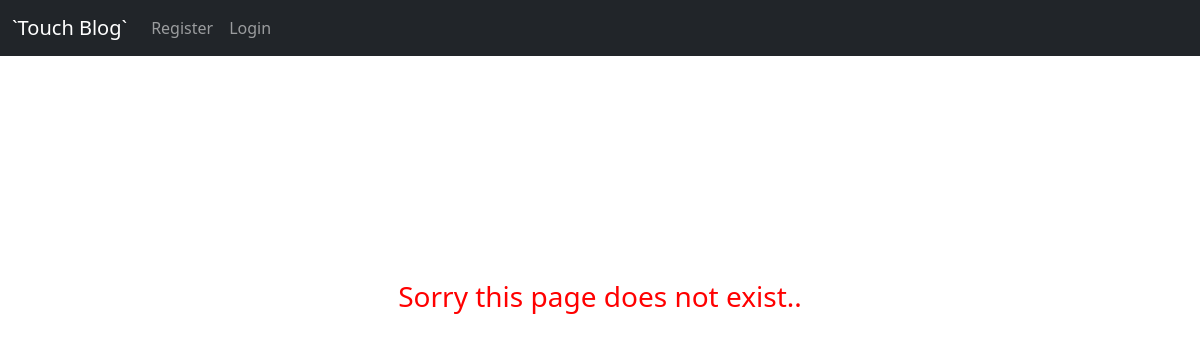
/blog/category/Hosting/, run on an earlier commit of the app's database.
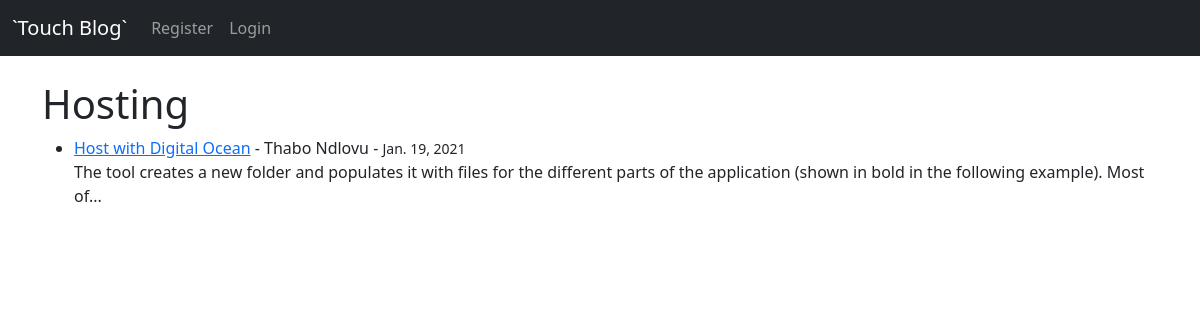
And on a later commit of the database.
### blog/models.py (models this page shows, shortened)
class Post(models.Model):
    title = models.CharField(max_length=255)
    author = models.ForeignKey(User, on_delete=models.CASCADE)
    body = models.TextField()
    post_date = models.DateField(auto_now_add=True)
    category = models.CharField(max_length=255, default='coding')

### blog/views.py (the view)
# urls.py: path('category/<str:cats>/', CategoryView, name="category"),
def CategoryView(request, cats):
	category_posts = Post.objects.filter(category=cats)
	return render(request, 'categories.html', {'cats':cats.title(), 'category_posts':category_posts})

### blog/templates/categories.html (shortened to what this page needs)
{% extends 'base.html' %}
{% block content %}
{% if category_posts %}
    <h1>{{ cats }} </h1>
	<ul>
		{% for post in category_posts %}
			<li>
				<a href="{% url 'article' post.pk %}">{{ post.title }}</a>
				 - {{ post.author.first_name }} {{ post.author.last_name }} - <small>{{ post.post_date }}</small>
				 <br>
				{{ post.body|slice:":150"|safe }}...
				</li>
		{% endfor %}
	</ul>
{% else %}
	<h3 style="color:red; text-align:center; margin-top:200px;">Sorry this page does not exist..</h3>
{% endif %}
{% endblock %}

What changed in the data, as far as the page shows it:
added Post: category "Hosting", title "Host with Digital Ocean", author.first_name "Thabo", author.last_name "Ndlovu", post_date "Jan. 19, 2021", body "The tool creates a new folder and populates it with files for the different parts of the application (shown in bold in the following example). Most of"
Also different on the page:
text no longer shown: "Sorry this page does not exist.."
